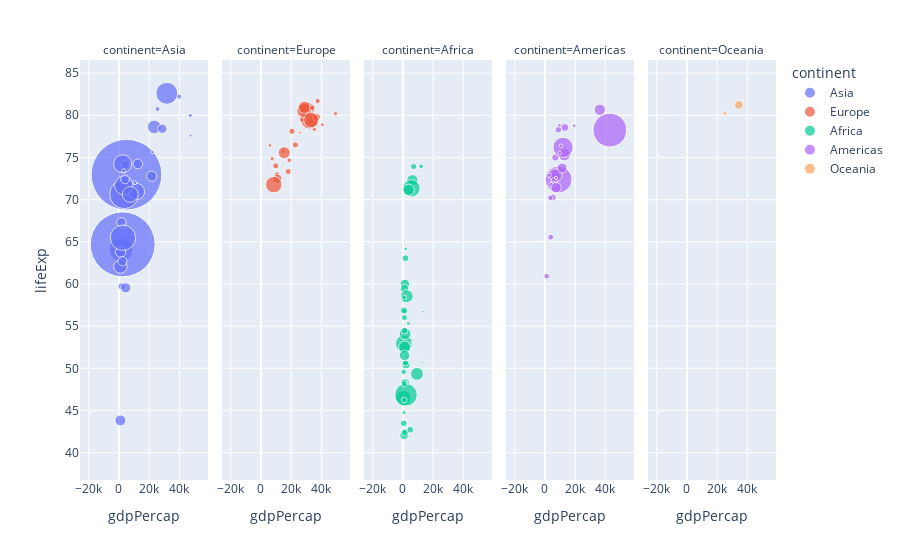

This figure's notebook cell:
### Code cell
gapminder2007= gapminder.query("year==2007")
fig=px.scatter(gapminder2007,x='gdpPercap',y='lifeExp',color='continent',size='pop',size_max=50,hover_name='country',facet_col='continent')
fig.show()

### Figure 1 — Plotly figure (JSON) as saved in the notebook; plotly's stock layout.template omitted (floating-point values rounded to 4 significant figures)
{"data": [{"hovertemplate": "<b>%{hovertext}</b><br><br>continent=Asia<br>gdpPercap=%{x}<br>lifeExp=%{y}<br>pop=%{marker.size}<extra></extra>", "hovertext": ["Afghanistan", "Bahrain", "Bangladesh", "Cambodia", "China", "Hong Kong, China", "India", "Indonesia", "Iran", "Iraq", "Israel", "Japan", "Jordan", "Korea, Dem. Rep.", "Korea, Rep.", "Kuwait", "Lebanon", "Malaysia", "Mongolia", "Myanmar", "Nepal", "Oman", "Pakistan", "Philippines", "Saudi Arabia", "Singapore", "Sri Lanka", "Syria", "Taiwan", "Thailand", "Vietnam", "West Bank and Gaza", "Yemen, Rep."], "legendgroup": "Asia", "marker": {"color": "#636efa", "size": [31889923, 708573, 150448339, 14131858, 1318683096, 6980412, 1110396331, 223547000, 69453570, 27499638, 6426679, 127467972, 6053193, 23301725, 49044790, 2505559, 3921278, 24821286, 2874127, 47761980, 28901790, 3204897, 169270617, 91077287, 27601038, 4553009, 20378239, 19314747, 23174294, 65068149, 85262356, 4018332, 22211743], "sizemode": "area", "sizeref": 527500.0, "symbol": "circle"}, "mode": "markers", "name": "Asia", "orientation": "v", "showlegend": true, "type": "scatter", "x": [974.6, 29800.0, 1391.0, 1714.0, 4959.0, 39720.0, 2452.0, 3541.0, 11610.0, 4471.0, 25520.0, 31660.0, 4519.0, 1593.0, 23350.0, 47310.0, 10460.0, 12450.0, 3096.0, 944, 1091.0, 22320.0, 2606.0, 3190.0, 21650.0, 47140.0, 3970.0, 4185.0, 28720.0, 7458.0, 2442.0, 3025.0, 2281.0], "xaxis": "x", "y": [43.83, 75.64, 64.06, 59.72, 72.96, 82.21, 64.7, 70.65, 70.96, 59.55, 80.75, 82.6, 72.53, 67.3, 78.62, 77.59, 71.99, 74.24, 66.8, 62.07, 63.78, 75.64, 65.48, 71.69, 72.78, 79.97, 72.4, 74.14, 78.4, 70.62, 74.25, 73.42, 62.7], "yaxis": "y"}, {"hovertemplate": "<b>%{hovertext}</b><br><br>continent=Europe<br>gdpPercap=%{x}<br>lifeExp=%{y}<br>pop=%{marker.size}<extra></extra>", "hovertext": ["Albania", "Austria", "Belgium", "Bosnia and Herzegovina", "Bulgaria", "Croatia", "Czech Republic", "Denmark", "Finland", "France", "Germany", "Greece", "Hungary", "Iceland", "Ireland", "Italy", "Montenegro", "Netherlands", "Norway", "Poland", "Portugal", "Romania", "Serbia", "Slovak Republic", "Slovenia", "Spain", "Sweden", "Switzerland", "Turkey", "United Kingdom"], "legendgroup": "Europe", "marker": {"color": "#EF553B", "size": [3600523, 8199783, 10392226, 4552198, 7322858, 4493312, 10228744, 5468120, 5238460, 61083916, 82400996, 10706290, 9956108, 301931, 4109086, 58147733, 684736, 16570613, 4627926, 38518241, 10642836, 22276056, 10150265, 5447502, 2009245, 40448191, 9031088, 7554661, 71158647, 60776238], "sizemode": "area", "sizeref": 527500.0, "symbol": "circle"}, "mode": "markers", "name": "Europe", "orientation": "v", "showlegend": true, "type": "scatter", "x": [5937.0, 36130.0, 33690.0, 7446.0, 10680.0, 14620.0, 22830.0, 35280.0, 33210.0, 30470.0, 32170.0, 27540.0, 18010.0, 36180.0, 40680.0, 28570.0, 9254.0, 36800.0, 49360.0, 15390.0, 20510.0, 10810.0, 9787.0, 18680.0, 25770.0, 28820.0, 33860.0, 37510.0, 8458.0, 33200.0], "xaxis": "x2", "y": [76.42, 79.83, 79.44, 74.85, 73.0, 75.75, 76.49, 78.33, 79.31, 80.66, 79.41, 79.48, 73.34, 81.76, 78.89, 80.55, 74.54, 79.76, 80.2, 75.56, 78.1, 72.48, 74.0, 74.66, 77.93, 80.94, 80.88, 81.7, 71.78, 79.42], "yaxis": "y2"}, {"hovertemplate": "<b>%{hovertext}</b><br><br>continent=Africa<br>gdpPercap=%{x}<br>lifeExp=%{y}<br>pop=%{marker.size}<extra></extra>", "hovertext": ["Algeria", "Angola", "Benin", "Botswana", "Burkina Faso", "Burundi", "Cameroon", "Central African Republic", "Chad", "Comoros", "Congo, Dem. Rep.", "Congo, Rep.", "Cote d'Ivoire", "Djibouti", "Egypt", "Equatorial Guinea", "Eritrea", "Ethiopia", "Gabon", "Gambia", "Ghana", "Guinea", "Guinea-Bissau", "Kenya", "Lesotho", "Liberia", "Libya", "Madagascar", "Malawi", "Mali", "Mauritania", "Mauritius", "Morocco", "Mozambique", "Namibia", "Niger", "Nigeria", "Reunion", "Rwanda", "Sao Tome and Principe", "Senegal", "Sierra Leone", "Somalia", "South Africa", "Sudan", "Swaziland", "Tanzania", "Togo", "Tunisia", "Uganda", "Zambia", "Zimbabwe"], "legendgroup": "Africa", "marker": {"color": "#00cc96", "size": [33333216, 12420476, 8078314, 1639131, 14326203, 8390505, 17696293, 4369038, 10238807, 710960, 64606759, 3800610, 18013409, 496374, 80264543, 551201, 4906585, 76511887, 1454867, 1688359, 22873338, 9947814, 1472041, 35610177, 2012649, 3193942, 6036914, 19167654, 13327079, 12031795, 3270065, 1250882, 33757175, 19951656, 2055080, 12894865, 135031164, 798094, 8860588, 199579, 12267493, 6144562, 9118773, 43997828, 42292929, 1133066, 38139640, 5701579, 10276158, 29170398, 11746035, 12311143], "sizemode": "area", "sizeref": 527500.0, "symbol": "circle"}, "mode": "markers", "name": "Africa", "orientation": "v", "showlegend": true, "type": "scatter", "x": [6223.0, 4797.0, 1441.0, 12570.0, 1217.0, 430.1, 2042.0, 706.0, 1704.0, 986.1, 277.6, 3633.0, 1545.0, 2082.0, 5581.0, 12150.0, 641.4, 690.8, 13210.0, 752.7, 1328.0, 942.7, 579.2, 1463.0, 1569.0, 414.5, 12060.0, 1045.0, 759.3, 1043.0, 1803.0, 10960.0, 3820.0, 823.7, 4811.0, 619.7, 2014.0, 7670.0, 863.1, 1598.0, 1712.0, 862.5, 926.1, 9270.0, 2602.0, 4513.0, 1107.0, 883.0, 7093.0, 1056.0, 1271.0, 469.7], "xaxis": "x3", "y": [72.3, 42.73, 56.73, 50.73, 52.3, 49.58, 50.43, 44.74, 50.65, 65.15, 46.46, 55.32, 48.33, 54.79, 71.34, 51.58, 58.04, 52.95, 56.73, 59.45, 60.02, 56.01, 46.39, 54.11, 42.59, 45.68, 73.95, 59.44, 48.3, 54.47, 64.16, 72.8, 71.16, 42.08, 52.91, 56.87, 46.86, 76.44, 46.24, 65.53, 63.06, 42.57, 48.16, 49.34, 58.56, 39.61, 52.52, 58.42, 73.92, 51.54, 42.38, 43.49], "yaxis": "y3"}, {"hovertemplate": "<b>%{hovertext}</b><br><br>continent=Americas<br>gdpPercap=%{x}<br>lifeExp=%{y}<br>pop=%{marker.size}<extra></extra>", "hovertext": ["Argentina", "Bolivia", "Brazil", "Canada", "Chile", "Colombia", "Costa Rica", "Cuba", "Dominican Republic", "Ecuador", "El Salvador", "Guatemala", "Haiti", "Honduras", "Jamaica", "Mexico", "Nicaragua", "Panama", "Paraguay", "Peru", "Puerto Rico", "Trinidad and Tobago", "United States", "Uruguay", "Venezuela"], "legendgroup": "Americas", "marker": {"color": "#ab63fa", "size": [40301927, 9119152, 190010647, 33390141, 16284741, 44227550, 4133884, 11416987, 9319622, 13755680, 6939688, 12572928, 8502814, 7483763, 2780132, 108700891, 5675356, 3242173, 6667147, 28674757, 3942491, 1056608, 301139947, 3447496, 26084662], "sizemode": "area", "sizeref": 527500.0, "symbol": "circle"}, "mode": "markers", "name": "Americas", "orientation": "v", "showlegend": true, "type": "scatter", "x": [12780.0, 3822.0, 9066.0, 36320.0, 13170.0, 7007.0, 9645.0, 8948.0, 6025.0, 6873.0, 5728.0, 5186.0, 1202.0, 3548.0, 7321.0, 11980.0, 2749.0, 9809.0, 4173.0, 7409.0, 19330.0, 18010.0, 42950.0, 10610.0, 11420.0], "xaxis": "x4", "y": [75.32, 65.55, 72.39, 80.65, 78.55, 72.89, 78.78, 78.27, 72.23, 74.99, 71.88, 70.26, 60.92, 70.2, 72.57, 76.19, 72.9, 75.54, 71.75, 71.42, 78.75, 69.82, 78.24, 76.38, 73.75], "yaxis": "y4"}, {"hovertemplate": "<b>%{hovertext}</b><br><br>continent=Oceania<br>gdpPercap=%{x}<br>lifeExp=%{y}<br>pop=%{marker.size}<extra></extra>", "hovertext": ["Australia", "New Zealand"], "legendgroup": "Oceania", "marker": {"color": "#FFA15A", "size": [20434176, 4115771], "sizemode": "area", "sizeref": 527500.0, "symbol": "circle"}, "mode": "markers", "name": "Oceania", "orientation": "v", "showlegend": true, "type": "scatter", "x": [34440.0, 25190.0], "xaxis": "x5", "y": [81.23, 80.2], "yaxis": "y5"}], "layout": {"annotations": [{"font": {}, "showarrow": false, "text": "continent=Asia", "x": 0.092, "xanchor": "center", "xref": "paper", "y": 1, "yanchor": "bottom", "yref": "paper"}, {"font": {}, "showarrow": false, "text": "continent=Europe", "x": 0.296, "xanchor": "center", "xref": "paper", "y": 1, "yanchor": "bottom", "yref": "paper"}, {"font": {}, "showarrow": false, "text": "continent=Africa", "x": 0.5, "xanchor": "center", "xref": "paper", "y": 1, "yanchor": "bottom", "yref": "paper"}, {"font": {}, "showarrow": false, "text": "continent=Americas", "x": 0.704, "xanchor": "center", "xref": "paper", "y": 1, "yanchor": "bottom", "yref": "paper"}, {"font": {}, "showarrow": false, "text": "continent=Oceania", "x": 0.908, "xanchor": "center", "xref": "paper", "y": 1, "yanchor": "bottom", "yref": "paper"}], "autosize": true, "legend": {"itemsizing": "constant", "title": {"text": "continent"}, "tracegroupgap": 0}, "margin": {"t": 60}, "xaxis": {"anchor": "y", "autorange": true, "domain": [0, 0.184], "range": [-17070.0, 54840.0], "title": {"text": "gdpPercap"}, "type": "linear"}, "xaxis2": {"anchor": "y2", "autorange": true, "domain": [0.204, 0.388], "matches": "x", "range": [-17070.0, 54840.0], "title": {"text": "gdpPercap"}, "type": "linear"}, "xaxis3": {"anchor": "y3", "autorange": true, "domain": [0.408, 0.592], "matches": "x", "range": [-17070.0, 54840.0], "title": {"text": "gdpPercap"}, "type": "linear"}, "xaxis4": {"anchor": "y4", "autorange": true, "domain": [0.612, 0.796], "matches": "x", "range": [-17070.0, 54840.0], "title": {"text": "gdpPercap"}, "type": "linear"}, "xaxis5": {"anchor": "y5", "autorange": true, "domain": [0.816, 1], "matches": "x", "range": [-17070.0, 54840.0], "title": {"text": "gdpPercap"}, "type": "linear"}, "yaxis": {"anchor": "x", "autorange": true, "domain": [0, 1], "range": [36.32, 88.08], "title": {"text": "lifeExp"}, "type": "linear"}, "yaxis2": {"anchor": "x2", "autorange": true, "domain": [0, 1], "matches": "y", "range": [36.32, 88.08], "showticklabels": false, "type": "linear"}, "yaxis3": {"anchor": "x3", "autorange": true, "domain": [0, 1], "matches": "y", "range": [36.32, 88.08], "showticklabels": false, "type": "linear"}, "yaxis4": {"anchor": "x4", "autorange": true, "domain": [0, 1], "matches": "y", "range": [36.32, 88.08], "showticklabels": false, "type": "linear"}, "yaxis5": {"anchor": "x5", "autorange": true, "domain": [0, 1], "matches": "y", "range": [36.32, 88.08], "showticklabels": false, "type": "linear"}}}
